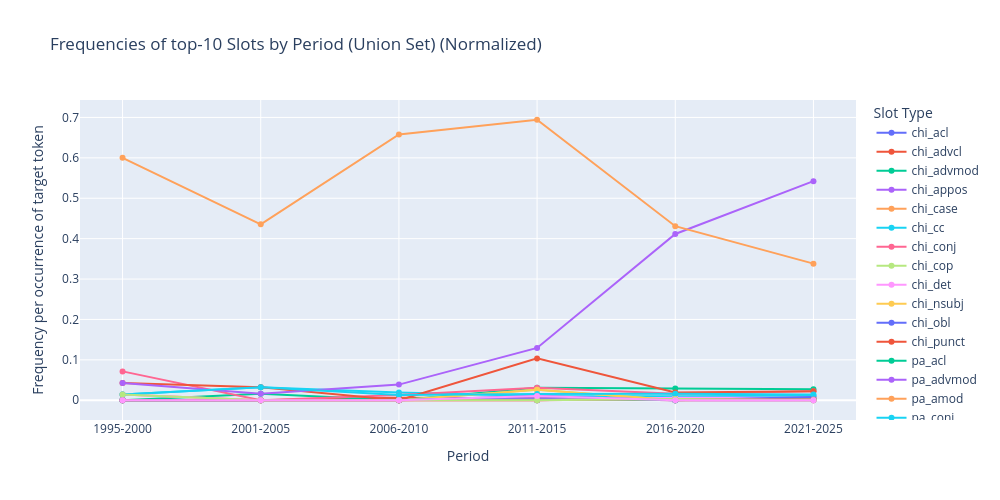

Write notebook code for a chart like this one.
### Code cell
plot_freq_top_union_slots_by_period(
    json_path=slot_json_path,
    top_n=10,
    normalized=True,
    relative=False,
    token_counts=token_counts,
)

### Figure 1 — Plotly figure (JSON) as saved in the notebook; plotly's stock layout.template omitted (floating-point values rounded to 4 significant figures)
{"data": [{"hovertemplate": "Slot Type=chi_acl<br>Period=%{x}<br>Frequency=%{y}<extra></extra>", "legendgroup": "chi_acl", "line": {"color": "#636efa", "dash": "solid"}, "marker": {"symbol": "circle"}, "mode": "lines+markers", "name": "chi_acl", "orientation": "v", "showlegend": true, "type": "scatter", "x": ["1995-2000", "2001-2005", "2006-2010", "2011-2015", "2016-2020", "2021-2025"], "xaxis": "x", "y": [0.0, 0.0, 0.0, 0.0, 0.0, 0.001595], "yaxis": "y"}, {"hovertemplate": "Slot Type=chi_advcl<br>Period=%{x}<br>Frequency=%{y}<extra></extra>", "legendgroup": "chi_advcl", "line": {"color": "#EF553B", "dash": "solid"}, "marker": {"symbol": "circle"}, "mode": "lines+markers", "name": "chi_advcl", "orientation": "v", "showlegend": true, "type": "scatter", "x": ["1995-2000", "2001-2005", "2006-2010", "2011-2015", "2016-2020", "2021-2025"], "xaxis": "x", "y": [0.0, 0.0, 0.006452, 0.005181, 0.0, 0.0], "yaxis": "y"}, {"hovertemplate": "Slot Type=chi_advmod<br>Period=%{x}<br>Frequency=%{y}<extra></extra>", "legendgroup": "chi_advmod", "line": {"color": "#00cc96", "dash": "solid"}, "marker": {"symbol": "circle"}, "mode": "lines+markers", "name": "chi_advmod", "orientation": "v", "showlegend": true, "type": "scatter", "x": ["1995-2000", "2001-2005", "2006-2010", "2011-2015", "2016-2020", "2021-2025"], "xaxis": "x", "y": [0.0, 0.01613, 0.0, 0.03109, 0.02894, 0.02711], "yaxis": "y"}, {"hovertemplate": "Slot Type=chi_appos<br>Period=%{x}<br>Frequency=%{y}<extra></extra>", "legendgroup": "chi_appos", "line": {"color": "#ab63fa", "dash": "solid"}, "marker": {"symbol": "circle"}, "mode": "lines+markers", "name": "chi_appos", "orientation": "v", "showlegend": true, "type": "scatter", "x": ["1995-2000", "2001-2005", "2006-2010", "2011-2015", "2016-2020", "2021-2025"], "xaxis": "x", "y": [0.0, 0.0, 0.0, 0.005181, 0.0, 0.0], "yaxis": "y"}, {"hovertemplate": "Slot Type=chi_case<br>Period=%{x}<br>Frequency=%{y}<extra></extra>", "legendgroup": "chi_case", "line": {"color": "#FFA15A", "dash": "solid"}, "marker": {"symbol": "circle"}, "mode": "lines+markers", "name": "chi_case", "orientation": "v", "showlegend": true, "type": "scatter", "x": ["1995-2000", "2001-2005", "2006-2010", "2011-2015", "2016-2020", "2021-2025"], "xaxis": "x", "y": [0.01429, 0.0, 0.0, 0.0, 0.006431, 0.001595], "yaxis": "y"}, {"hovertemplate": "Slot Type=chi_cc<br>Period=%{x}<br>Frequency=%{y}<extra></extra>", "legendgroup": "chi_cc", "line": {"color": "#19d3f3", "dash": "solid"}, "marker": {"symbol": "circle"}, "mode": "lines+markers", "name": "chi_cc", "orientation": "v", "showlegend": true, "type": "scatter", "x": ["1995-2000", "2001-2005", "2006-2010", "2011-2015", "2016-2020", "2021-2025"], "xaxis": "x", "y": [0.01429, 0.03226, 0.01935, 0.01036, 0.009646, 0.01116], "yaxis": "y"}, {"hovertemplate": "Slot Type=chi_conj<br>Period=%{x}<br>Frequency=%{y}<extra></extra>", "legendgroup": "chi_conj", "line": {"color": "#FF6692", "dash": "solid"}, "marker": {"symbol": "circle"}, "mode": "lines+markers", "name": "chi_conj", "orientation": "v", "showlegend": true, "type": "scatter", "x": ["1995-2000", "2001-2005", "2006-2010", "2011-2015", "2016-2020", "2021-2025"], "xaxis": "x", "y": [0.07143, 0.0, 0.0129, 0.03109, 0.01608, 0.02233], "yaxis": "y"}, {"hovertemplate": "Slot Type=chi_cop<br>Period=%{x}<br>Frequency=%{y}<extra></extra>", "legendgroup": "chi_cop", "line": {"color": "#B6E880", "dash": "solid"}, "marker": {"symbol": "circle"}, "mode": "lines+markers", "name": "chi_cop", "orientation": "v", "showlegend": true, "type": "scatter", "x": ["1995-2000", "2001-2005", "2006-2010", "2011-2015", "2016-2020", "2021-2025"], "xaxis": "x", "y": [0.0, 0.0, 0.0, 0.02591, 0.0, 0.00319], "yaxis": "y"}, {"hovertemplate": "Slot Type=chi_det<br>Period=%{x}<br>Frequency=%{y}<extra></extra>", "legendgroup": "chi_det", "line": {"color": "#FF97FF", "dash": "solid"}, "marker": {"symbol": "circle"}, "mode": "lines+markers", "name": "chi_det", "orientation": "v", "showlegend": true, "type": "scatter", "x": ["1995-2000", "2001-2005", "2006-2010", "2011-2015", "2016-2020", "2021-2025"], "xaxis": "x", "y": [0.01429, 0.0, 0.0, 0.0, 0.006431, 0.00638], "yaxis": "y"}, {"hovertemplate": "Slot Type=chi_nsubj<br>Period=%{x}<br>Frequency=%{y}<extra></extra>", "legendgroup": "chi_nsubj", "line": {"color": "#FECB52", "dash": "solid"}, "marker": {"symbol": "circle"}, "mode": "lines+markers", "name": "chi_nsubj", "orientation": "v", "showlegend": true, "type": "scatter", "x": ["1995-2000", "2001-2005", "2006-2010", "2011-2015", "2016-2020", "2021-2025"], "xaxis": "x", "y": [0.0, 0.0, 0.0, 0.02591, 0.0, 0.004785], "yaxis": "y"}, {"hovertemplate": "Slot Type=chi_obl<br>Period=%{x}<br>Frequency=%{y}<extra></extra>", "legendgroup": "chi_obl", "line": {"color": "#636efa", "dash": "solid"}, "marker": {"symbol": "circle"}, "mode": "lines+markers", "name": "chi_obl", "orientation": "v", "showlegend": true, "type": "scatter", "x": ["1995-2000", "2001-2005", "2006-2010", "2011-2015", "2016-2020", "2021-2025"], "xaxis": "x", "y": [0.0, 0.0, 0.0, 0.01036, 0.0, 0.007974], "yaxis": "y"}, {"hovertemplate": "Slot Type=chi_punct<br>Period=%{x}<br>Frequency=%{y}<extra></extra>", "legendgroup": "chi_punct", "line": {"color": "#EF553B", "dash": "solid"}, "marker": {"symbol": "circle"}, "mode": "lines+markers", "name": "chi_punct", "orientation": "v", "showlegend": true, "type": "scatter", "x": ["1995-2000", "2001-2005", "2006-2010", "2011-2015", "2016-2020", "2021-2025"], "xaxis": "x", "y": [0.04286, 0.03226, 0.0, 0.1036, 0.01929, 0.02233], "yaxis": "y"}, {"hovertemplate": "Slot Type=pa_acl<br>Period=%{x}<br>Frequency=%{y}<extra></extra>", "legendgroup": "pa_acl", "line": {"color": "#00cc96", "dash": "solid"}, "marker": {"symbol": "circle"}, "mode": "lines+markers", "name": "pa_acl", "orientation": "v", "showlegend": true, "type": "scatter", "x": ["1995-2000", "2001-2005", "2006-2010", "2011-2015", "2016-2020", "2021-2025"], "xaxis": "x", "y": [0.0, 0.0, 0.0, 0.0, 0.0, 0.001595], "yaxis": "y"}, {"hovertemplate": "Slot Type=pa_advmod<br>Period=%{x}<br>Frequency=%{y}<extra></extra>", "legendgroup": "pa_advmod", "line": {"color": "#ab63fa", "dash": "solid"}, "marker": {"symbol": "circle"}, "mode": "lines+markers", "name": "pa_advmod", "orientation": "v", "showlegend": true, "type": "scatter", "x": ["1995-2000", "2001-2005", "2006-2010", "2011-2015", "2016-2020", "2021-2025"], "xaxis": "x", "y": [0.04286, 0.01613, 0.03871, 0.1295, 0.4116, 0.5423], "yaxis": "y"}, {"hovertemplate": "Slot Type=pa_amod<br>Period=%{x}<br>Frequency=%{y}<extra></extra>", "legendgroup": "pa_amod", "line": {"color": "#FFA15A", "dash": "solid"}, "marker": {"symbol": "circle"}, "mode": "lines+markers", "name": "pa_amod", "orientation": "v", "showlegend": true, "type": "scatter", "x": ["1995-2000", "2001-2005", "2006-2010", "2011-2015", "2016-2020", "2021-2025"], "xaxis": "x", "y": [0.6, 0.4355, 0.6581, 0.6943, 0.4309, 0.3381], "yaxis": "y"}, {"hovertemplate": "Slot Type=pa_conj<br>Period=%{x}<br>Frequency=%{y}<extra></extra>", "legendgroup": "pa_conj", "line": {"color": "#19d3f3", "dash": "solid"}, "marker": {"symbol": "circle"}, "mode": "lines+markers", "name": "pa_conj", "orientation": "v", "showlegend": true, "type": "scatter", "x": ["1995-2000", "2001-2005", "2006-2010", "2011-2015", "2016-2020", "2021-2025"], "xaxis": "x", "y": [0.01429, 0.03226, 0.0129, 0.01554, 0.01608, 0.01435], "yaxis": "y"}, {"hovertemplate": "Slot Type=pa_nmod<br>Period=%{x}<br>Frequency=%{y}<extra></extra>", "legendgroup": "pa_nmod", "line": {"color": "#FF6692", "dash": "solid"}, "marker": {"symbol": "circle"}, "mode": "lines+markers", "name": "pa_nmod", "orientation": "v", "showlegend": true, "type": "scatter", "x": ["1995-2000", "2001-2005", "2006-2010", "2011-2015", "2016-2020", "2021-2025"], "xaxis": "x", "y": [0.0, 0.0, 0.0, 0.0, 0.003215, 0.001595], "yaxis": "y"}, {"hovertemplate": "Slot Type=pa_obl<br>Period=%{x}<br>Frequency=%{y}<extra></extra>", "legendgroup": "pa_obl", "line": {"color": "#B6E880", "dash": "solid"}, "marker": {"symbol": "circle"}, "mode": "lines+markers", "name": "pa_obl", "orientation": "v", "showlegend": true, "type": "scatter", "x": ["1995-2000", "2001-2005", "2006-2010", "2011-2015", "2016-2020", "2021-2025"], "xaxis": "x", "y": [0.01429, 0.0, 0.0, 0.0, 0.003215, 0.0], "yaxis": "y"}, {"hovertemplate": "Slot Type=pa_parataxis<br>Period=%{x}<br>Frequency=%{y}<extra></extra>", "legendgroup": "pa_parataxis", "line": {"color": "#FF97FF", "dash": "solid"}, "marker": {"symbol": "circle"}, "mode": "lines+markers", "name": "pa_parataxis", "orientation": "v", "showlegend": true, "type": "scatter", "x": ["1995-2000", "2001-2005", "2006-2010", "2011-2015", "2016-2020", "2021-2025"], "xaxis": "x", "y": [0.0, 0.0, 0.0, 0.01036, 0.0, 0.0], "yaxis": "y"}], "layout": {"height": 500, "legend": {"title": {"text": "Slot Type"}, "tracegroupgap": 0}, "title": {"text": "Frequencies of top-10 Slots by Period (Union Set) (Normalized)"}, "width": 1000, "xaxis": {"anchor": "y", "domain": [0, 1], "title": {"text": "Period"}}, "yaxis": {"anchor": "x", "domain": [0, 1], "title": {"text": "Frequency per occurrence of target token "}}}}
